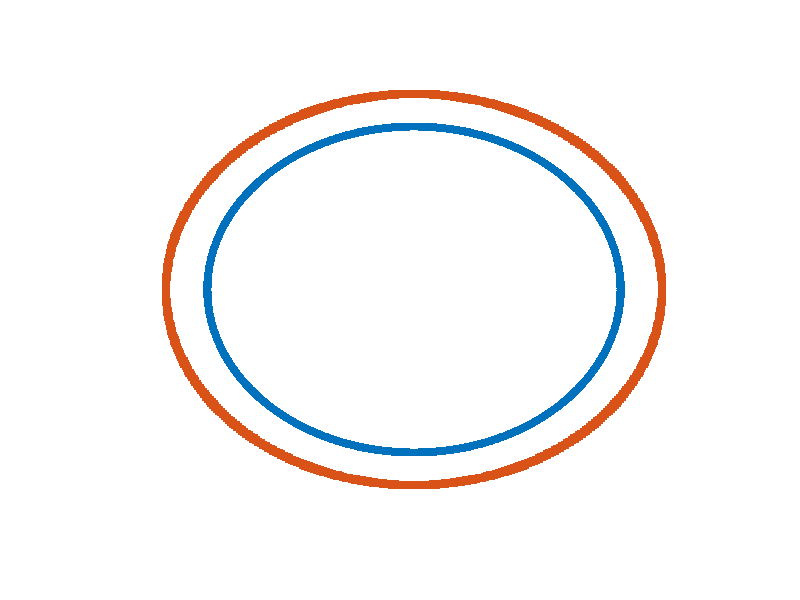

Reproduce this figure in MATLAB. (Note: this script raises an error after producing the figure.)
%% Method of Fundamental Solution + Convolution Quadrature
%  Time domain test for the interior problem
%  with exact solutions

%%%%%%%%%%%%%%%%%%%%%%%%%%%%%%%%%%%%%%%%%%%%%%%%%%%%%%%%%%%%%%
% Author: Ignacio Labarca 
% Seminar for Applied Mathematics, ETH Zurich
% email:  ignacio.labarca@sam.math.ethz.ch
% date:   July 2020
%%%%%%%%%%%%%%%%%%%%%%%%%%%%%%%%%%%%%%%%%%%%%%%%%%%%%%%%%%%%%%


% c      : wavespeed
% T      : Final time
% M      : Number of time steps
% dt     : time step
% bdf    : BDF1 (1) or BDF2 (2) formulas for multistep CQ
% RK     : RadauIIA of two stages (1) or three stages (2) for multistage CQ
% R      : Radius for collocation points in Gamma 
% Rp     : Radius for charge points in Sigma
% Z      : Parametrization of boundary Gamma
% lambda : Radius of circle from contour integral
% gm     : Rational polynomial for multistep CQ
% x      : Collocation points
% xp     : Charge points





clc
clear
close all
tic 
warning('off');


%%%%%%%%%%%%%%%%%%%%%%
% Problems:
%%%%%%%%%%%%%%%%%%%%%%
% Circle           : 0
% Rounded Triangle : 1
% Inverted Ellipse : 2
%%%%%%%%%%%%%%%%%%%%%%
problem = 0;


% Wave speed
wavespeed =1; % exterior domain

Ms = [50 100 200 400 800 1600];

R = 1;     
Rp = 1.2;  

a1 = 0.3;
a2 = 0.25;

if problem == 0
    Z = @(z) z; % Circle
elseif problem == 1
    Z = @(z) z+a1./(z.^2); % Rounded triangle;
else
    Z = @(z) z./(1+a2.*z.^2); % Inverted ellipse;
end


%%%%%%%%%%%%%%%%%%%%%%%%%%%
% BDF NUMERICAL EXPERIMENTS

T  = 10;  % Time interval [0, T]

for bdf = 1:2
count = 1;
for M = Ms
    
    
dt = T/M; % time increment
tt=(0:dt:T);  
lambda = eps^(1/2/M);

zN = exp(2i*pi/(M+1));

if bdf > 1
gm = @(z) 0.5*(z.^2-4*z+3);      %BDF2 
else
gm = @(z) 1-z;                   %BDF1
end

sl  = gm(zN.^(0:-1:-M)*lambda)/dt;
kl = 1i*sl; % complex wavenumbers

% We compute half of the wavenumbers
k_hlf = [kl(1) kl(end:-1:(end-1)/2+2)];

Np = 500; 
N = 2*Np;
%% Create the geometry

expN = exp(2i*pi/N);
z1 = Z(R*expN.^(0:N-1)).';
x = [real(z1) imag(z1)];

expNp = exp(2i*pi/Np);
z2 = Z(Rp*expNp.^(0:Np-1)).';
xp = [real(z2) imag(z2)];

%% Plot Geometry
%%%%%%%%%%%%%%%%%%%

scatter(x(:, 1), x(:, 2), 'filled', 'ko'); hold on;
scatter(xp(:, 1), xp(:, 2), 'filled','rs'); axis off;hold off;
pause(5);
close all

%%%%%%%%%%%%%%%%%%%
x1 = repmat(x(:, 1),1, Np);
x2 = repmat(x(:, 2),1, Np);

y1 = repmat(xp(:, 1).',N, 1);
y2 = repmat(xp(:, 2).',N, 1);

% Generate boundary condition
g = zeros(N,M+1); 
for n=1:M+1
    [g(:,n),~] = incident_field(x,tt(n));
end

g = -g;
% Computing the Z-transform of boundary data
Lam = repmat(lambda.^(0:M),N,1);

gp = fft(Lam.*g,[],2);

% again, we just need hald of the frequencies
g_hlf=[gp(:,1) gp(:,end:-1:(end-1)/2+2)];

%% Frequency domain problems
alphap_hlf = zeros(Np,M/2+1);

hbar = parfor_progressbar(M,['Solving linear systems... M = ',num2str(M/2)]);
for n=1:M/2+1

    k = k_hlf(n)/wavespeed;
    A = 1i/4*besselh(0, k*sqrt((x1-y1).^2 + (x2-y2).^2));
    
    if min(min(abs(A))) < 1e-20
        A(abs(A) < 1e-20) = 0;
        A = sparse(A);
    end
    
    alphap_hlf(:,n) = A\g_hlf(:,n);
    hbar.iterate(1);
    
end
close(hbar);

clc
%% Evaluate the field

% We evaluate the solution 'up' in the set of points 'pts'.
% then, we recover time domain solution 'u'.



if problem == 0 || problem == 1
    pts = 0.25*[2 2;2 -2;-2 -2;-2 2];
elseif problem == 1
    pts = 0.25*[-2 -2;-2 2;0 0;2 0];
end

Ntot = size(pts,1);

in = inpolygon(pts(:, 1), pts(:, 2), x(:, 1), x(:, 2));


up_hlf = zeros(Ntot,M/2+1);


for n=1:M/2+1
    k = k_hlf(n)/wavespeed;  
    for m = 1:Np
    up_hlf(:, n) = up_hlf(:, n)+ alphap_hlf(m, n)*1i/4*besselh(0, k*sqrt((pts(:,1)-xp(m, 1)).^2 + (pts(:,2)-xp(m, 2)).^2));
    end
end

up = [up_hlf(:,1) conj(up_hlf(:,2:end)) up_hlf(:,end:-1:2)];

% Inverse Z-transform
Lam = repmat(lambda.^(0:M),Ntot,1);

u = Lam.^(-1).*ifft(up,[],2);


% Reference solution
uinc = zeros(size(u));
for n=1:M+1 
[uinc(:,n),~] = incident_field(pts,wavespeed*(tt(n)));
end

u(in, :) = u(in, :) + uinc(in, :);
u(~in,:)= 0;

% Compute errors
sum =0;
norm_u = 0;

for m = 1:M+1
   sum = sum + norm(u(:, m))^2;
   norm_u = norm_u + norm(uinc(:, m))^2;
end
error(count, bdf)= sqrt(sum)/sqrt(norm_u)
if count > 1
    order(count, bdf) = -log(error(count,bdf)/error(count-1,bdf))/log(Ms(count)/Ms(count-1));
end

count = count+1;

pause(2)
end
end

%%%%%%%%%%%%%%%%%%%%%%%%%%%%%%%%%%%%%%%%%%%%%%%%%%%%%%%%%%%%%%%%%%%%%
% RUNGE - KUTTA NUMERICAL EXPERIMENTS

% RK = 1 : RadauIIA - two stages
% RK = 2 : RadauIIA - three stages

for RK = 1:2
count= 1;

if RK ==1
loop = Ms; 
else
  
loop = [50 100 200 400 800];
end

for M = loop
dt = T/M; % time increment
tt=(0:dt:T);
lambda = eps^(1/2/M);

zN = exp(2i*pi/M);

if RK == 1
A_RK=[5/12 -1/12; 3/4 1/4]; % Radau IIa 2nd order     

else
A_RK=[11/45 37/225 -2/225; ...                     % Radau IIa 5th order
     37/225 11/45 -2/225; ...
     4/9 4/9 1/9] + ...
    [-7*sqrt(6)/360 -169*sqrt(6)/1800 sqrt(6)/75; ...
      169*sqrt(6)/1800 7*sqrt(6)/360 -sqrt(6)/75; ...
     -sqrt(6)/36 sqrt(6)/36 0];

end

b=A_RK(end,:);
stages=size(A_RK,1);
invA = inv(A_RK);
c=A_RK*ones(stages,1);
B = (invA*ones(size(A_RK,1),1))*[zeros(1,stages-1),1];

Np = 500;
N = 2*Np;
%% Create the geometry

expN = exp(2i*pi/N);
z1 = Z(R*expN.^(0:N-1)).';
x = [real(z1) imag(z1)];

expNp = exp(2i*pi/Np);
z2 = Z(Rp*expNp.^(0:Np-1)).';
xp = [real(z2) imag(z2)];

x1 = repmat(x(:, 1),1, Np);
x2 = repmat(x(:, 2),1, Np);

y1 = repmat(xp(:, 1).',N, 1);
y2 = repmat(xp(:, 2).',N, 1);

%% Generate boundary condition
idx_N=@(s) (s-1)*N+1:s*N;
idx_Np=@(s) (s-1)*Np+1:s*Np;


%% Right Hand side

F =zeros(N,stages,M);
for st=1:stages
    
    for n=1:M
    [g1(:,n),~] = incident_field(x,wavespeed*(tt(n)+dt*c(st)));
    end
    F(:,st, :) = g1; clear g1
end
F = reshape(F, [stages*N, M]);

%% Computing the Z-transform of boundary data
Lam = repmat(lambda.^(0:M-1),stages*N,1);
F = fft(Lam.*F,[],2);

%% Solution of the problem in the frequency domain
alphap_hlf = zeros(Np*stages,M);

hbar = parfor_progressbar(floor(M/2),['Solving linear systems... M = ',num2str(M/2)]);
tic
for n=0:floor(M/2)
    [P,Lambda]=eig(invA-lambda*zN^(-(n))*B);
    Lambda=diag(Lambda)/dt;
    gl=kron(inv(P),speye(N))*F(:,n+1);

    ul=zeros(stages*Np,1);

    for s=1:stages
        k = 1i*Lambda(s)/wavespeed;
        A = 1i/4*besselh(0, k*sqrt((x1-y1).^2 + (x2-y2).^2));
        if min(min(abs(A))) < 1e-20
            A(abs(A) < 1e-20) = 0;
            A = sparse(A);
        end
        ul(idx_Np(s))=A\gl(idx_N(s));
    end

    alphap_hlf(:,n+1) = ul;

hbar.iterate(1);

end
toc
close(hbar);

alphap_hlf(:,M+1-(1:floor((M-1)/2))) = conj(alphap_hlf(:,2:floor((M-1)/2)+1));
%% Evaluate the field



if problem == 0 || problem == 1
    pts = 0.25*[2 2;2 -2;-2 -2;-2 2];
elseif problem == 1
    pts = 0.25*[-2 -2;-2 2;0 0;2 0];
end

Ntot = size(pts, 1);

in = inpolygon(pts(:, 1), pts(:, 2), x(:, 1), x(:, 2));

idx=@(s) (s-1)*Ntot+1:(s*Ntot); 
idy=@(s) (s-1)*Np+1:(s*Np);

u_hlf = zeros(stages*Ntot,M);
tic
for n=1:M
    [P,Lambda]=eig(invA-lambda*zN^(-(n-1))*B);
    Lambda=diag(Lambda)/dt;

    gl=alphap_hlf(:,n);
    ul=zeros(stages*Ntot,1);

    for s=1:stages
        
    u_s = zeros(Ntot, 1);
    k = 1i*Lambda(s)/wavespeed;
    alpha = gl(idy(s));
    for m = 1:Np
        u_s = u_s+ alpha(m)*1i/4*besselh(0, k*sqrt((pts(:,1)-xp(m, 1)).^2 + (pts(:,2)-xp(m, 2)).^2));
    end
    ul(idx(s))=u_s;
    end
    u_hlf(:,n)=kron(P,speye(Ntot))*ul;

end

% Inverting Z-transform
Lam = repmat(lambda.^(0:M-1),stages*Ntot,1);


u = Lam.^(-1).*ifft(u_hlf,[],2);
u = u((stages-1)*Ntot+1:end,:);
u = [zeros(size(u, 1), 1) u];

uinc = zeros(size(u));
for n=2:M+1
[uinc(:,n),~] = incident_field(pts,wavespeed*(tt(n)));
  
end

u(in, :) = u(in, :) - uinc(in, :);
u(~in,:)= 0;
%% Compute errors
% L2 norm in [0, T], pointwise error in 'pts'

sum =0;
norm_u = 0;

for m = 1:M+1
   sum = sum + norm(u(:, m))^2;
   norm_u = norm_u + norm(uinc(:, m))^2;
end
error(count, RK+bdf)= sqrt(sum)/sqrt(norm_u)
if count > 1
    order(count, RK+bdf) = -log(error(count,RK+bdf)/error(count-1,RK+bdf))/log(Ms(count)/Ms(count-1));
end
count = count+1;
pause(3)
end
toc
end

%% Convergence Plot

loglog(Ms, error(:,1), '--gx', ...
      Ms, error(:,2), '--md', ...
      Ms, error(:,3), '--ro', 'Linewidth',2, 'MarkerSize', 14); hold on;
loglog(Ms, error(:,4), '--bs', 'Linewidth',2, 'MarkerSize', 14);


loglog(Ms, 2.2e+2*Ms.^(-1), '-k', ...
      Ms, 0.2e+4*Ms.^(-2), '-k', ...
      Ms, 2.2e+4*Ms.^(-3), '-k', ...
      Ms, 0.2e+7*Ms.^(-5), '-k', 'Linewidth', 2);
text(800, 0.5, '1','FontSize', 18);

text(700, 0.0020, '2','FontSize', 18);

text(600, 0.00022, '3','FontSize', 18);

text(300, 0.000002, '5','FontSize', 18);
set(gca,'FontSize', 14);
legend({'BDF1','BDF2','RadauIIA - two stages', 'RadauIIA - three stages'},'Location','southwest', 'FontSize', 16);
xlabel('Number of time steps','Interpreter', 'latex', 'FontSize', 18);
ylabel('Relative error in $L^2-$norm', 'Interpreter', 'latex', 'FontSize', 18)
xticks(Ms)
ylim([0.2e-9 10]);
xlim([0 1600]);
title({'Convergence of interior', 'problem'},'Interpreter', 'latex', 'FontSize', 24)